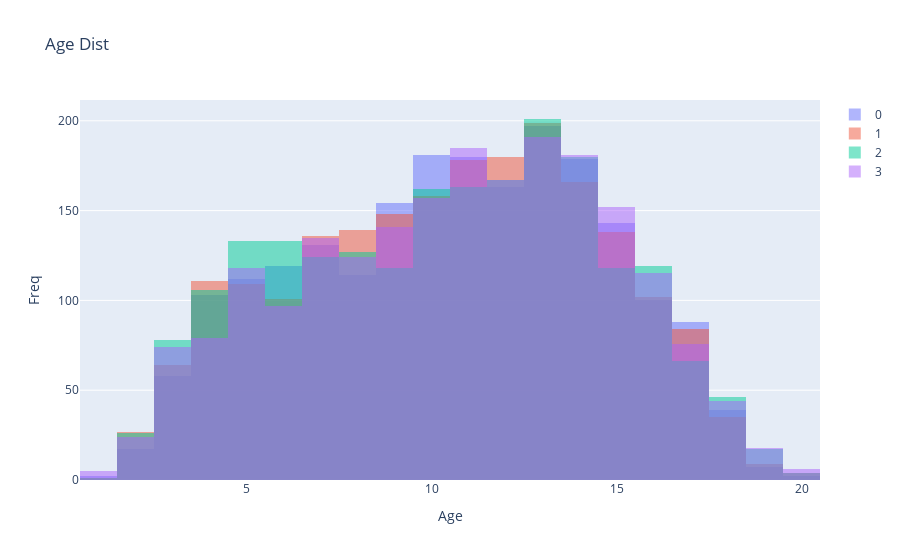

Here is the notebook cell this chart was saved with:
### Code cell
plots = []
for i in range(len(sites_data)):
    plots.append(go.Histogram(x=sites_data[i]["bin"], name=i, opacity=0.5))
    
layout = dict(title="Age Dist", xaxis=dict(title="Age"), yaxis=dict(title="Freq"), barmode="overlay")
fig = dict(data=plots, layout=layout)
iplot(fig, filename="Age Dist")

### Figure 1 — Plotly figure (JSON) as saved in the notebook; plotly's stock layout.template omitted (floating-point values rounded to 4 significant figures; data arrays with more than 128 entries replaced by an {"elided": "..."} marker saying what was removed)
{"data": [{"name": "0", "opacity": 0.5, "type": "histogram", "x": {"elided": "2089 int values"}}, {"name": "1", "opacity": 0.5, "type": "histogram", "x": {"elided": "2089 int values"}}, {"name": "2", "opacity": 0.5, "type": "histogram", "x": {"elided": "2089 int values"}}, {"name": "3", "opacity": 0.5, "type": "histogram", "x": {"elided": "2089 int values"}}], "layout": {"barmode": "overlay", "title": {"text": "Age Dist"}, "xaxis": {"title": {"text": "Age"}}, "yaxis": {"title": {"text": "Freq"}}}}
